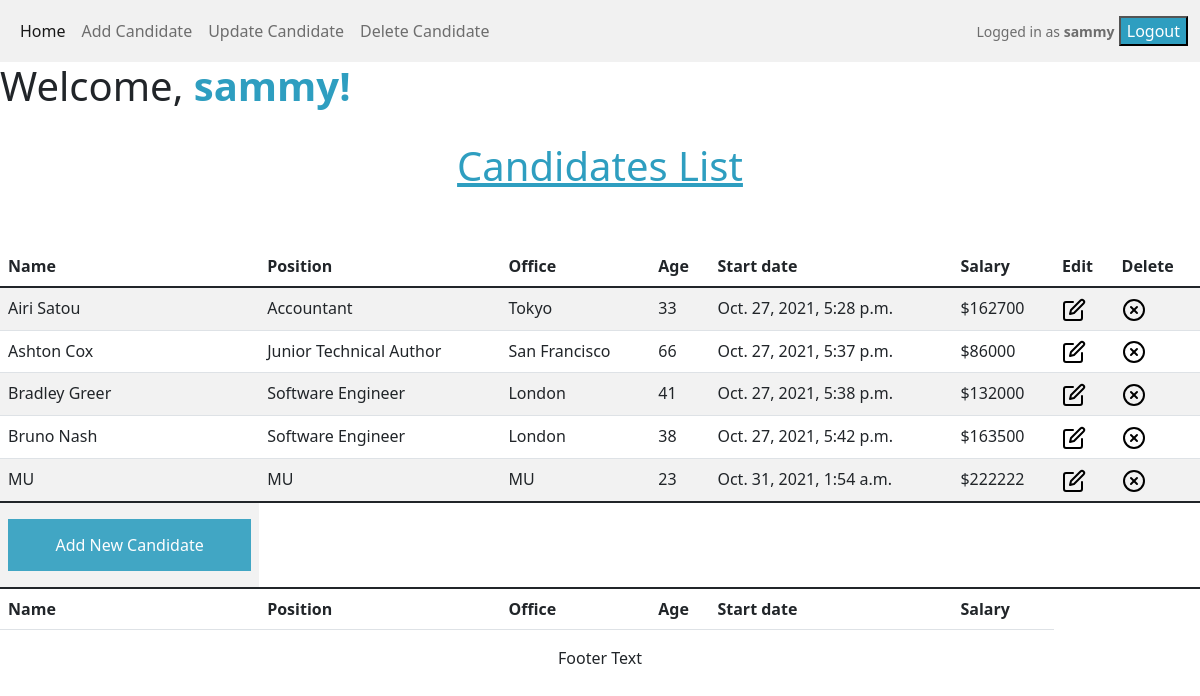
Page / (signed in) on the committed database.
### users/models.py (models this page shows, shortened)
class Candidate(models.Model):
    user     = models.ForeignKey(User,on_delete=models.SET_NULL,blank=True,null=True)
    name     =  models.CharField(max_length=200)
    position =  models.CharField(max_length=200,null=True,blank=True)
    office   =  models.CharField(max_length=200,null=True,blank=True)
    age      =  models.IntegerField(null=True,blank=True)
    salary   =  models.IntegerField(null=True,blank=True)
    created  =  models.DateTimeField(auto_now_add=True)
    id       =  models.UUIDField(default=uuid.uuid4,unique=True,primary_key=True,editable=False)

### users/views.py (the view)
# urls.py: path('',views.candidates,name='candidates'),
def candidates(request):
    if request.user.is_authenticated:
        candidates = request.user.candidate_set.all()
    else:
        candidates = Candidate.objects.all()
    context={'candidates':candidates}
    return render(request,'users/candidates.html',context)

### users/templates/users/candidates.html
{% extends 'main.html' %}
{% block content %}
{% load static %}
<div class="row">
    <div class="col-6">
        {% if request.user.is_authenticated %}
            <h1>Welcome, <b style="color: rgb(46, 158, 192);">{{request.user.username}}!</b></h1>
        {% else %}
            <h1>No User Logon, Please Login</h1>
        {% endif %}
    </div>
</div>
<br>
<div class="row">
    <div class="col-12">
        <h1 style="text-align: center; color: rgb(46, 158, 192);"><u>{% if request.user.is_authenticated == False %}All {% endif %}Candidates List</u></h1>
    </div>
</div>
<br>
<br>
<div class="table-responsive">
    <table class='table table-striped table-hover' id="example" class="display" style="width:100%">
        <thead>
            <tr>
                <th>Name</th>
                <th>Position</th>
                <th>Office</th>
                <th>Age</th>
                <th>Start date</th>
                <th>Salary</th>
                {% if request.user.is_authenticated %}
                <th>Edit</th>
                <th>Delete</th>
                {% endif %}
            </tr>
        </thead>
        <tbody>
            {% for item in candidates %}
            <tr>
                <td>{{ item.name }}</td>
                <td>{{ item.position }}</td>
                <td>{{ item.office }}</td>
                <td>{{ item.age }}</td>
                <td>{{ item.created }}</td>
                <td>${{ item.salary }}</td>
                {% if request.user.is_authenticated %}
                <td><a href="{% url 'candidate-update' item.id %}"><img src="{% static 'images/icon/edit.svg' %}" alt=""></a></td>
                <td><a href="{% url 'candidate-delete' item.id %}"><img src="{% static 'images/icon/x-circle.svg' %}" alt=""></a></td>
                {% endif %}
            </tr>
            {% endfor %}
        </tbody>
        <tfoot>
            <tr>
                <th>Name</th>
                <th>Position</th>
                <th>Office</th>
                <th>Age</th>
                <th>Start date</th>
                <th>Salary</th>
            </tr>
        </tfoot>
        {% if request.user.is_authenticated %}
        <div>
            <th><a href="{% url 'candidate-add' %}"><button style="background-color: rgb(46, 158, 192); color: white;">Add New Candidate</button></th></a>
        </div>
        {% endif %}
    </table>
</div>
{% endblock content %}

### templates/navbar.html
<nav class="navbar navbar-expand-lg navbar-light " style="background-color: #f1f1f1;">
    <div class="container-fluid">
      <div class="collapse navbar-collapse" id="navbarText">
        <ul class="navbar-nav me-auto mb-2 mb-lg-0">
          <li class="nav-item">
            <a class="nav-link active" aria-current="page" href="{% url 'candidates' %}">Home</a>
          </li>
          <li class="nav-item">
            <a class="nav-link" href="{% url 'candidate-add' %}">Add Candidate</a>
          </li>
          <li class="nav-item">
            <a class="nav-link" href="#">Update Candidate</a>
          </li>
          <li class="nav-item">
            <a class="nav-link" href="#">Delete Candidate</a>
          </li>
        </ul>
        <span class="navbar-text">
            {% if request.user.is_authenticated %}
            <small>Logged in as <b>{{ request.user.username }}</b></small>
                <a href="{% url 'logout' %}"><input type="button" value="Logout" style="background-color: rgb(46, 158, 192);color: white;"></a>
            {% else %}
                <a href="{% url 'login' %}"><input type="button" value="Login" style="background-color: rgb(46, 158, 192);color: white;"></a>
            {% endif %}
        </span>
      </div>
    </div>
  </nav>

### static/styles/style.css (style rules this page uses)
* { box-sizing: border-box }
button { background-color: rgb(46, 158, 192); color: white; padding: 14px 20px; margin: 8px 0; border: none; cursor: pointer; width: 100%; opacity: 0.9; }

### rows in the picture
Candidate: name "Airi Satou", position "Accountant", office "Tokyo", age "33", created "Oct. 27, 2021, 5:28 p.m.", salary "162700"
Candidate: name "Ashton Cox", position "Junior Technical Author", office "San Francisco", age "66", created "Oct. 27, 2021, 5:37 p.m.", salary "86000"
Candidate: name "Bradley Greer", position "Software Engineer", office "London", age "41", created "Oct. 27, 2021, 5:38 p.m.", salary "132000"
Candidate: name "Bruno Nash", position "Software Engineer", office "London", age "38", created "Oct. 27, 2021, 5:42 p.m.", salary "163500"
Candidate: name "MU", position "MU", office "MU", age "23", created "Oct. 31, 2021, 1:54 a.m.", salary "222222"

### other values in the picture
{{ request.user.username }} "sammy"
